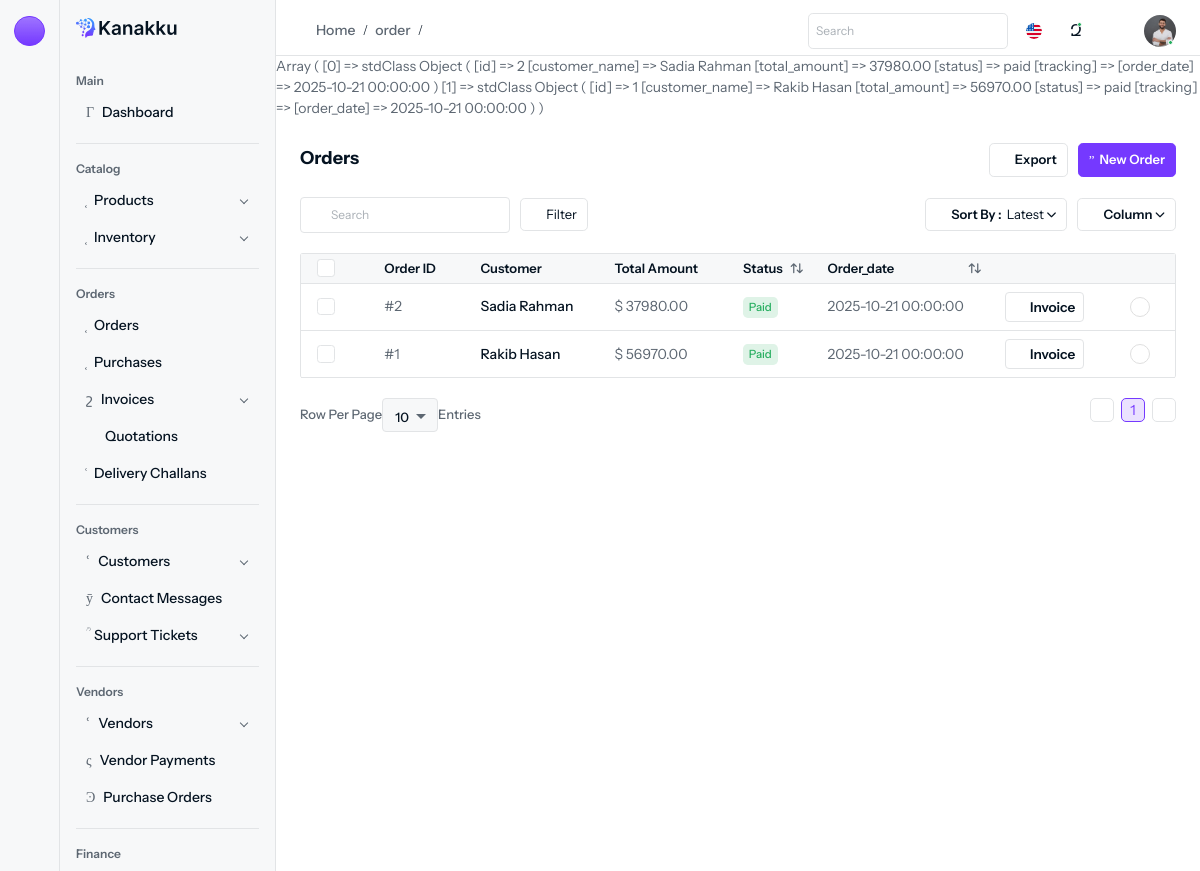
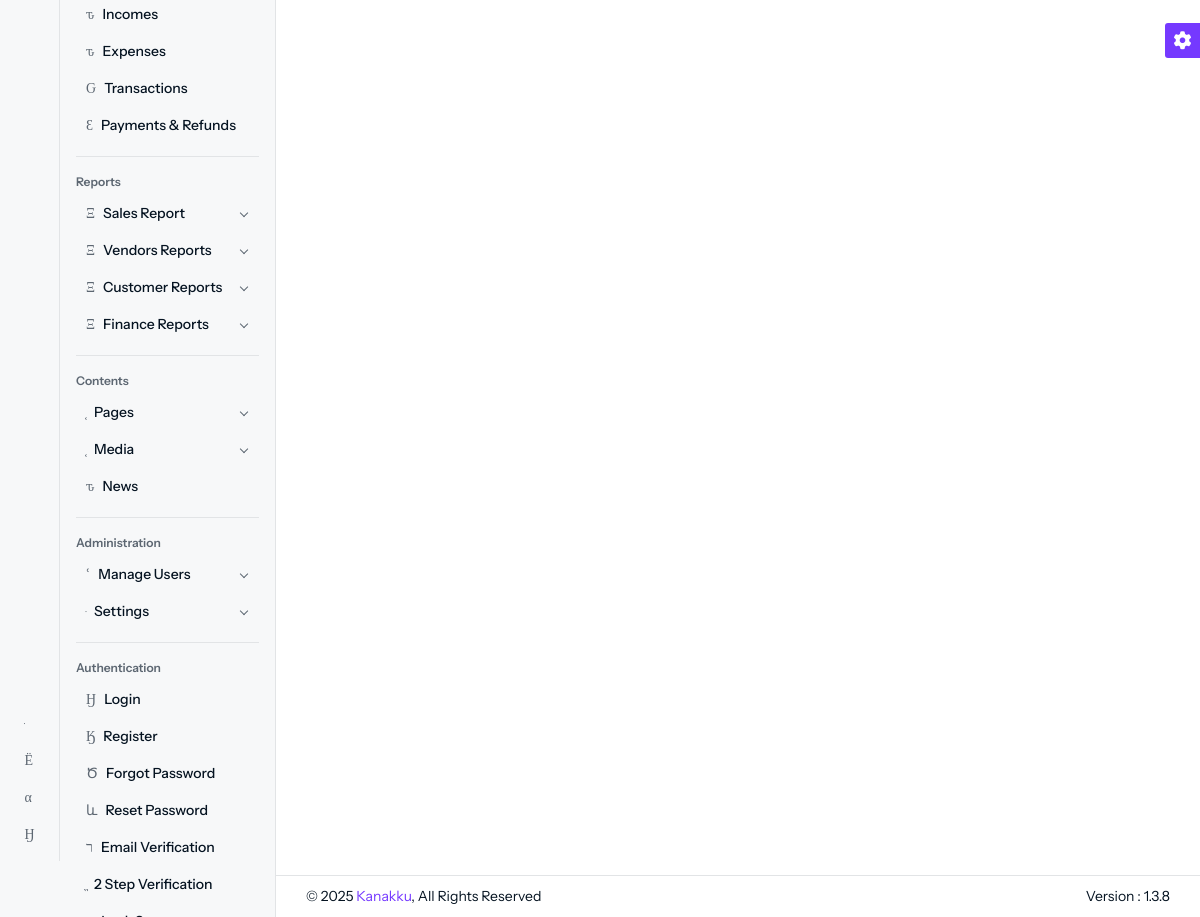
The page /order (signed in) on the database its author committed (2 pictures, top to bottom).
### tables this page shows
CREATE TABLE `orders` (
  `id` int(11) NOT NULL,
  `customer_id` int(11) DEFAULT NULL,
  `order_date` datetime DEFAULT current_timestamp(),
  `status` varchar(50) DEFAULT NULL,
  `total_amount` decimal(10,2) DEFAULT NULL,
  `created_at` datetime DEFAULT current_timestamp(),
  `updated_at` datetime DEFAULT current_timestamp(),
  `delivery_date` date DEFAULT NULL,
  `shipping_address` varchar(255) DEFAULT NULL,
  `billing_address` varchar(255) DEFAULT NULL,
  `paid_amount` decimal(10,2) DEFAULT NULL,
  `discount` float DEFAULT NULL,
  `tracking_id` int(11) DEFAULT NULL
);

CREATE TABLE `customers` (
  `id` int(11) NOT NULL,
  `name` varchar(255) DEFAULT NULL,
  `email` varchar(255) DEFAULT NULL,
  `phone` varchar(50) DEFAULT NULL,
  `photo` varchar(255) NOT NULL,
  `address` varchar(255) NOT NULL,
  `status` varchar(255) NOT NULL,
  `created_at` datetime DEFAULT current_timestamp(),
  `updated_at` datetime DEFAULT current_timestamp()
);

### controllers/Orders/OrderController.php (called while the page is built, shortened)
<?php
class OrderController extends Controller
{
	public function index()
	{
		$data = Order::all();
		view("Orders", $data);
	}
}

### configs/app_config.php (called while the page is built, shortened)
<?php
$base_url = "http://localhost/elctro_Ecom_project/admin";

### models/Orders/order.model.php (called while the page is built, shortened)
<?php
class Order extends Model implements JsonSerializable
{
	public static function all()
	{
		global $db, $tx;
		$result = $db->query("
        SELECT
            o.id,
            c.name AS customer_name,
            o.total_amount,
            o.status,
            t.name AS tracking,
            o.order_date
        FROM orders AS o
        JOIN customers AS c ON o.customer_id = c.id
        LEFT JOIN trackings AS t ON t.id = o.tracking_id
        ORDER BY o.id DESC;
    ");
		$data = [];
		while ($order = $result->fetch_object()) {
			$data[] = $order;
		}
		return $data;
	}
}

### views/pages/Orders/order/index.php (the view, shortened to what this page needs)
<?php
print_r($data)
?>
<div class="content content-two">
    <div class="d-flex d-block align-items-center justify-content-between flex-wrap gap-3 mb-3">
        <div>
            <h6>Orders</h6>
        </div>
        <div class="d-flex my-xl-auto right-content align-items-center flex-wrap gap-2">
            <div class="dropdown">
                <a href="javascript:void(0);" class="btn btn-outline-white d-inline-flex align-items-center" data-bs-toggle="dropdown">
                    <i class="isax isax-export-1 me-1"></i>Export
                </a>
            </div>
            <div>
                <a href="<?= $base_url ?>/order/create" class="btn btn-primary d-flex align-items-center">
                    <i class="isax isax-add-circle5 me-1"></i>New Order
                </a>
            </div>
        </div>
    </div>
    <div class="mb-3">
        <div class="d-flex align-items-center justify-content-between flex-wrap gap-3">
            <div class="d-flex align-items-center flex-wrap gap-2">
                <div class="table-search d-flex align-items-center mb-0">
                    <div class="search-input">
                        <a href="javascript:void(0);" class="btn-searchset"><i class="isax isax-search-normal fs-12"></i></a>
                        <div id="DataTables_Table_0_filter" class="dataTables_filter"><label> <input type="search" class="form-control form-control-sm" placeholder="Search" aria-controls="DataTables_Table_0"></label></div>
                    </div>
                </div>
                <a class="btn btn-outline-white fw-normal d-inline-flex align-items-center" href="javascript:void(0);" data-bs-toggle="offcanvas" data-bs-target="#customcanvas">
                    <i class="isax isax-filter me-1"></i>Filter
                </a>
            </div>
            <div class="d-flex align-items-center flex-wrap gap-2">
                <div class="dropdown">
                    <a href="javascript:void(0);" class="dropdown-toggle btn btn-outline-white d-inline-flex align-items-center" data-bs-toggle="dropdown" aria-expanded="false">
                        <i class="isax isax-sort me-1"></i>Sort By : <span class="fw-normal ms-1">Latest</span>
                    </a>
                </div>
                <div class="dropdown">
                    <a href="javascript:void(0);" class="dropdown-toggle btn btn-outline-white d-inline-flex align-items-center" data-bs-toggle="dropdown" data-bs-auto-close="outside" aria-expanded="false">
                        <i class="isax isax-grid-3 me-1"></i>Column
                    </a>
                </div>
            </div>
        </div>
    </div>
    <div class="table-responsive">
        <div id="DataTables_Table_0_wrapper" class="dataTables_wrapper dt-bootstrap5 no-footer  mb-3">
            <table class="table table-nowrap datatable dataTable no-footer" id="DataTables_Table_0" aria-describedby="DataTables_Table_0_info">
                <thead class="thead-light">
                    <tr>
                        <th class="no-sort sorting sorting_asc" tabindex="0" aria-controls="DataTables_Table_0" rowspan="1" colspan="1" aria-sort="ascending" aria-label="CheckBox: activate to sort column descending">
                            <div class="form-check form-check-md">
                                <input class="form-check-input" type="checkbox" id="select-all">
                            </div>
                        </th>
                        <th class="no-sort" tabindex="0" aria-controls="DataTables_Table_0" rowspan="1" colspan="1" aria-label="OrderNumber: activate to sort column ascending">Order ID</th>
                        <th class="no-sort" tabindex="0" aria-controls="DataTables_Table_0" rowspan="1" colspan="1" aria-label="Product: activate to sort column ascending">Customer</th>
                        <th class="no-sort" tabindex="0" aria-controls="DataTables_Table_0" rowspan="1" colspan="1" aria-label="Total Amount: activate to sort column ascending">Total Amount</th>
                        <th class="sorting" tabindex="0" aria-controls="DataTables_Table_0" rowspan="1" colspan="1" aria-label="Status: activate to sort column ascending">Status</th>
                        <th class="sorting" tabindex="0" aria-controls="DataTables_Table_0" rowspan="1" colspan="1" aria-label="Created On: activate to sort column ascending">Order_date</th>
                        <th class="no-sort sorting" tabindex="0" aria-controls="DataTables_Table_0" rowspan="1" colspan="1" aria-label=": activate to sort column ascending"></th>
                        <th class="no-sort sorting" tabindex="0" aria-controls="DataTables_Table_0" rowspan="1" colspan="1" aria-label=": activate to sort column ascending"></th>
                    </tr>
                </thead>
                <tbody>
                    <?php
                    foreach ($data as $row) :
                    ?>
                        <tr class="odd">
                            <td class="sorting_1">
                                <div class="form-check form-check-md">
                                    <input class="form-check-input" type="checkbox">
                                </div>
                            </td>
                            <td>
                                #<?= $row->id ?>
                            </td>
                            <td>
                                <h6 class="fs-14 fw-medium mb-0"><?= htmlspecialchars($row->customer_name) ?></h6>
                            </td>
                            <td>$ <?= $row->total_amount ?></td>
                            <td>
                                <?php if ($row->status == 'paid'): ?>
                                    <span class="badge bg-success-subtle text-success">Paid</span>
                                <?php elseif ($row->status == 'unpaid'): ?>
                                    <span class="badge bg-danger-subtle text-info">unpaid</span>
                                <?php else: ?>
                                    <span class="badge bg-danger-subtle text-danger"><?= ucfirst($row->status) ?></span>
                                <?php endif; ?>
                            </td>
                            <td> <?= $row->order_date ?></td>
                            <td>
                                <a href="<?= $base_url ?>/order/show/<?= $row->id ?>" class="btn btn-sm btn-outline-white d-inline-flex align-items-center me-1">
                                    <i class="isax isax-add-circle me-1"></i> Invoice
                                </a>
                            </td>
                            <td class="action-item">
                                <a href="javascript:void(0);" data-bs-toggle="dropdown" aria-expanded="false" class="">
                                    <i class="isax isax-more"></i>
                                </a>
                            </td>
                        </tr>
                    <?php
                    endforeach;
                    ?>
                </tbody>
            </table>
        </div>
    </div>
</div>

### rows shown on the page
orders: id "2", customer.name "Sadia Rahman", total_amount "37980.00", status "Paid", order_date "2025-10-21 00:00:00"
orders: id "1", customer.name "Rakib Hasan", total_amount "56970.00", status "Paid", order_date "2025-10-21 00:00:00"

### other values the page prints
$_GET["class"] "order"
